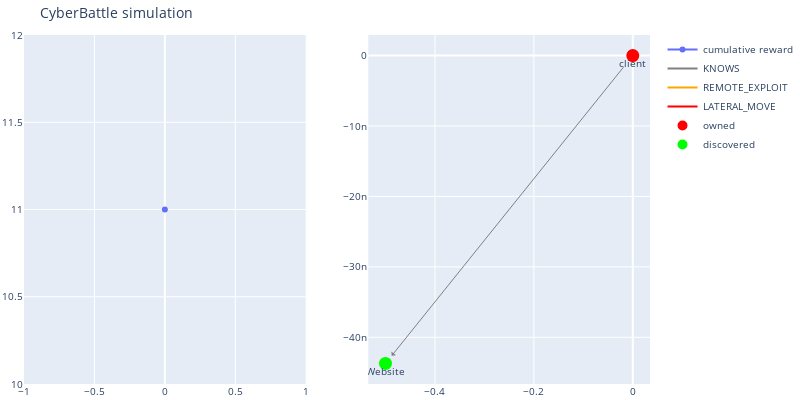
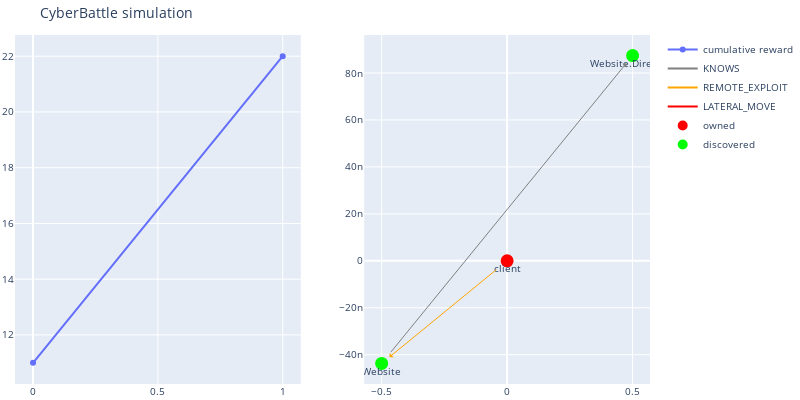
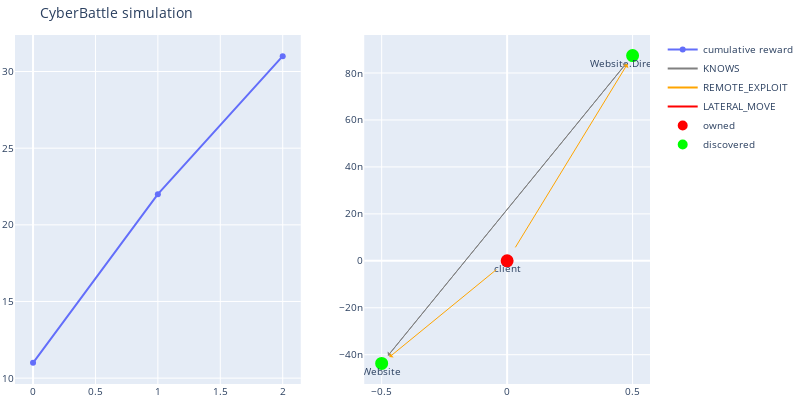
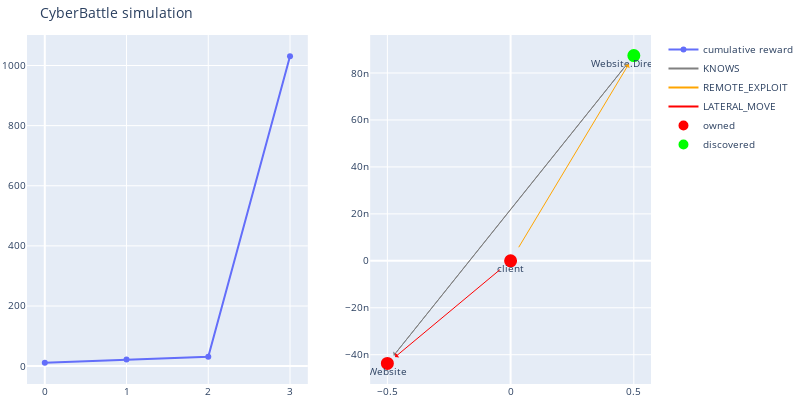

Notebook source saved alongside these figures, in order:
### Code cell
from ipywidgets import interact
import pprint

# initialize the environment

current_o = ctf_env.reset()
wrapped_env = AgentWrapper(ctf_env, ActionTrackingStateAugmentation(ep, current_o))
l = dqn_learning_run['learner']

# Use the trained agent to run the steps one by one

max_steps = 10

# next action suggested by DQL agent
h = []
outputs_on_step= []
total_reward = 0
for i in range(max_steps):
    # run the suggested action
    action_style, gym_action, action_metadata = l.exploit(wrapped_env, current_o)
    if gym_action is None or total_reward > 1000:
        break
    h.append((ctf_env.get_explored_network_node_properties_bitmap_as_numpy(current_o), gym_action))


    current_o, reward, done, info = wrapped_env.step(gym_action)
    total_reward += reward
    if False:
        sign = ['-', '+'][reward > 0]
        sign = [sign, ''][-1e-4 < reward < 1e-4]

        print(f"    {sign} t={i} {action_style} r={reward} cum_reward:{total_reward} "
              f"a={action_metadata}-{gym_action} "
              f"creds={len(current_o['credential_cache_matrix'])} "
              f" {l.stateaction_as_string(action_metadata)}")
     
    outputs_on_step += [current_o]  
    ctf_env.render()
    
#     if True and (i == 0 or i >= max_steps - 3):
#         pprint.pprint(current_o)
#         print()

@interact(step=(0, len(outputs_on_step)-1))
def double_number(step: int):
    pprint.pprint("explored network node " + repr(h[step][0]) + "\n gym_action" + repr(h[step][1]))
    pprint.pprint(outputs_on_step[step])

### Figure 1 — Plotly figure (JSON) as saved in the notebook; plotly's stock layout.template omitted (floating-point values rounded to 4 significant figures)
{"data": [{"name": "cumulative reward", "type": "scatter", "xaxis": "x", "y": [11], "yaxis": "y"}, {"line": {"color": "gray"}, "mode": "lines", "name": "KNOWS", "type": "scatter", "x": [0], "xaxis": "x2", "y": [0], "yaxis": "y2"}, {"line": {"color": "orange"}, "mode": "lines", "name": "REMOTE_EXPLOIT", "type": "scatter", "x": [0], "xaxis": "x2", "y": [0], "yaxis": "y2"}, {"line": {"color": "red"}, "mode": "lines", "name": "LATERAL_MOVE", "type": "scatter", "x": [0], "xaxis": "x2", "y": [0], "yaxis": "y2"}, {"hoverinfo": "text", "marker": {"color": "#D32F2E", "line": {"color": "rgb(255,0,0)", "width": 8}, "size": 5, "symbol": "circle-dot"}, "mode": "markers+text", "name": "owned", "text": ["client"], "textposition": "bottom center", "type": "scatter", "x": [0], "xaxis": "x2", "y": [0], "yaxis": "y2"}, {"hoverinfo": "text", "marker": {"color": "#0e9d00", "line": {"color": "rgb(0,255,0)", "width": 8}, "size": 5, "symbol": "circle-dot"}, "mode": "markers+text", "name": "discovered", "text": ["Website"], "textposition": "bottom center", "type": "scatter", "x": [-0.5], "xaxis": "x2", "y": [-4.371e-08], "yaxis": "y2"}], "layout": {"annotations": [{"align": "center", "arrowcolor": "gray", "arrowhead": 1, "arrowsize": 1, "arrowwidth": 1, "ax": 0, "axref": "x2", "ay": 0, "ayref": "y2", "hovertext": "KNOWS", "opacity": 1, "showarrow": true, "standoff": 10, "startstandoff": 10, "x": -0.5, "xref": "x2", "y": -4.371e-08, "yref": "y2"}], "autosize": false, "font": {"size": 10}, "height": 400, "hovermode": "closest", "margin": {"b": 15, "l": 2, "r": 2, "t": 35}, "showlegend": true, "title": {"text": "CyberBattle simulation"}, "width": 800, "xaxis": {"anchor": "y", "domain": [0, 0.45]}, "xaxis2": {"anchor": "y2", "domain": [0.55, 1]}, "yaxis": {"anchor": "x", "domain": [0, 1]}, "yaxis2": {"anchor": "x2", "domain": [0, 1]}}}

### Figure 2 — Plotly figure (JSON) as saved in the notebook; plotly's stock layout.template omitted (floating-point values rounded to 4 significant figures)
{"data": [{"name": "cumulative reward", "type": "scatter", "xaxis": "x", "y": [11, 22], "yaxis": "y"}, {"line": {"color": "gray"}, "mode": "lines", "name": "KNOWS", "type": "scatter", "x": [0], "xaxis": "x2", "y": [0], "yaxis": "y2"}, {"line": {"color": "orange"}, "mode": "lines", "name": "REMOTE_EXPLOIT", "type": "scatter", "x": [0], "xaxis": "x2", "y": [0], "yaxis": "y2"}, {"line": {"color": "red"}, "mode": "lines", "name": "LATERAL_MOVE", "type": "scatter", "x": [0], "xaxis": "x2", "y": [0], "yaxis": "y2"}, {"hoverinfo": "text", "marker": {"color": "#D32F2E", "line": {"color": "rgb(255,0,0)", "width": 8}, "size": 5, "symbol": "circle-dot"}, "mode": "markers+text", "name": "owned", "text": ["client"], "textposition": "bottom center", "type": "scatter", "x": [0], "xaxis": "x2", "y": [0], "yaxis": "y2"}, {"hoverinfo": "text", "marker": {"color": "#0e9d00", "line": {"color": "rgb(0,255,0)", "width": 8}, "size": 5, "symbol": "circle-dot"}, "mode": "markers+text", "name": "discovered", "text": ["Website", "Website.Directory"], "textposition": "bottom center", "type": "scatter", "x": [-0.5, 0.5], "xaxis": "x2", "y": [-4.371e-08, 8.742e-08], "yaxis": "y2"}], "layout": {"annotations": [{"align": "center", "arrowcolor": "gray", "arrowhead": 1, "arrowsize": 1, "arrowwidth": 1, "ax": -0.5, "axref": "x2", "ay": -4.371e-08, "ayref": "y2", "hovertext": "KNOWS", "opacity": 1, "showarrow": true, "standoff": 10, "startstandoff": 10, "x": 0.5, "xref": "x2", "y": 8.742e-08, "yref": "y2"}, {"align": "center", "arrowcolor": "orange", "arrowhead": 1, "arrowsize": 1, "arrowwidth": 1, "ax": 0, "axref": "x2", "ay": 0, "ayref": "y2", "hovertext": "REMOTE_EXPLOIT", "opacity": 1, "showarrow": true, "standoff": 10, "startstandoff": 10, "x": -0.5, "xref": "x2", "y": -4.371e-08, "yref": "y2"}], "autosize": false, "font": {"size": 10}, "height": 400, "hovermode": "closest", "margin": {"b": 15, "l": 2, "r": 2, "t": 35}, "showlegend": true, "title": {"text": "CyberBattle simulation"}, "width": 800, "xaxis": {"anchor": "y", "domain": [0, 0.45]}, "xaxis2": {"anchor": "y2", "domain": [0.55, 1]}, "yaxis": {"anchor": "x", "domain": [0, 1]}, "yaxis2": {"anchor": "x2", "domain": [0, 1]}}}

### Figure 3 — Plotly figure (JSON) as saved in the notebook; plotly's stock layout.template omitted (floating-point values rounded to 4 significant figures)
{"data": [{"name": "cumulative reward", "type": "scatter", "xaxis": "x", "y": [11, 22, 31], "yaxis": "y"}, {"line": {"color": "gray"}, "mode": "lines", "name": "KNOWS", "type": "scatter", "x": [0], "xaxis": "x2", "y": [0], "yaxis": "y2"}, {"line": {"color": "orange"}, "mode": "lines", "name": "REMOTE_EXPLOIT", "type": "scatter", "x": [0], "xaxis": "x2", "y": [0], "yaxis": "y2"}, {"line": {"color": "red"}, "mode": "lines", "name": "LATERAL_MOVE", "type": "scatter", "x": [0], "xaxis": "x2", "y": [0], "yaxis": "y2"}, {"hoverinfo": "text", "marker": {"color": "#D32F2E", "line": {"color": "rgb(255,0,0)", "width": 8}, "size": 5, "symbol": "circle-dot"}, "mode": "markers+text", "name": "owned", "text": ["client"], "textposition": "bottom center", "type": "scatter", "x": [0], "xaxis": "x2", "y": [0], "yaxis": "y2"}, {"hoverinfo": "text", "marker": {"color": "#0e9d00", "line": {"color": "rgb(0,255,0)", "width": 8}, "size": 5, "symbol": "circle-dot"}, "mode": "markers+text", "name": "discovered", "text": ["Website", "Website.Directory"], "textposition": "bottom center", "type": "scatter", "x": [-0.5, 0.5], "xaxis": "x2", "y": [-4.371e-08, 8.742e-08], "yaxis": "y2"}], "layout": {"annotations": [{"align": "center", "arrowcolor": "gray", "arrowhead": 1, "arrowsize": 1, "arrowwidth": 1, "ax": -0.5, "axref": "x2", "ay": -4.371e-08, "ayref": "y2", "hovertext": "KNOWS", "opacity": 1, "showarrow": true, "standoff": 10, "startstandoff": 10, "x": 0.5, "xref": "x2", "y": 8.742e-08, "yref": "y2"}, {"align": "center", "arrowcolor": "gray", "arrowhead": 1, "arrowsize": 1, "arrowwidth": 1, "ax": 0.5, "axref": "x2", "ay": 8.742e-08, "ayref": "y2", "hovertext": "KNOWS", "opacity": 1, "showarrow": true, "standoff": 10, "startstandoff": 10, "x": -0.5, "xref": "x2", "y": -4.371e-08, "yref": "y2"}, {"align": "center", "arrowcolor": "orange", "arrowhead": 1, "arrowsize": 1, "arrowwidth": 1, "ax": 0, "axref": "x2", "ay": 0, "ayref": "y2", "hovertext": "REMOTE_EXPLOIT", "opacity": 1, "showarrow": true, "standoff": 10, "startstandoff": 10, "x": -0.5, "xref": "x2", "y": -4.371e-08, "yref": "y2"}, {"align": "center", "arrowcolor": "orange", "arrowhead": 1, "arrowsize": 1, "arrowwidth": 1, "ax": 0, "axref": "x2", "ay": 0, "ayref": "y2", "hovertext": "REMOTE_EXPLOIT", "opacity": 1, "showarrow": true, "standoff": 10, "startstandoff": 10, "x": 0.5, "xref": "x2", "y": 8.742e-08, "yref": "y2"}], "autosize": false, "font": {"size": 10}, "height": 400, "hovermode": "closest", "margin": {"b": 15, "l": 2, "r": 2, "t": 35}, "showlegend": true, "title": {"text": "CyberBattle simulation"}, "width": 800, "xaxis": {"anchor": "y", "domain": [0, 0.45]}, "xaxis2": {"anchor": "y2", "domain": [0.55, 1]}, "yaxis": {"anchor": "x", "domain": [0, 1]}, "yaxis2": {"anchor": "x2", "domain": [0, 1]}}}

### Figure 4 — Plotly figure (JSON) as saved in the notebook; plotly's stock layout.template omitted (floating-point values rounded to 4 significant figures)
{"data": [{"name": "cumulative reward", "type": "scatter", "xaxis": "x", "y": [11, 22, 31, 1031], "yaxis": "y"}, {"line": {"color": "gray"}, "mode": "lines", "name": "KNOWS", "type": "scatter", "x": [0], "xaxis": "x2", "y": [0], "yaxis": "y2"}, {"line": {"color": "orange"}, "mode": "lines", "name": "REMOTE_EXPLOIT", "type": "scatter", "x": [0], "xaxis": "x2", "y": [0], "yaxis": "y2"}, {"line": {"color": "red"}, "mode": "lines", "name": "LATERAL_MOVE", "type": "scatter", "x": [0], "xaxis": "x2", "y": [0], "yaxis": "y2"}, {"hoverinfo": "text", "marker": {"color": "#D32F2E", "line": {"color": "rgb(255,0,0)", "width": 8}, "size": 5, "symbol": "circle-dot"}, "mode": "markers+text", "name": "owned", "text": ["client", "Website"], "textposition": "bottom center", "type": "scatter", "x": [0, -0.5], "xaxis": "x2", "y": [0, -4.371e-08], "yaxis": "y2"}, {"hoverinfo": "text", "marker": {"color": "#0e9d00", "line": {"color": "rgb(0,255,0)", "width": 8}, "size": 5, "symbol": "circle-dot"}, "mode": "markers+text", "name": "discovered", "text": ["Website.Directory"], "textposition": "bottom center", "type": "scatter", "x": [0.5], "xaxis": "x2", "y": [8.742e-08], "yaxis": "y2"}], "layout": {"annotations": [{"align": "center", "arrowcolor": "gray", "arrowhead": 1, "arrowsize": 1, "arrowwidth": 1, "ax": -0.5, "axref": "x2", "ay": -4.371e-08, "ayref": "y2", "hovertext": "KNOWS", "opacity": 1, "showarrow": true, "standoff": 10, "startstandoff": 10, "x": 0.5, "xref": "x2", "y": 8.742e-08, "yref": "y2"}, {"align": "center", "arrowcolor": "gray", "arrowhead": 1, "arrowsize": 1, "arrowwidth": 1, "ax": 0.5, "axref": "x2", "ay": 8.742e-08, "ayref": "y2", "hovertext": "KNOWS", "opacity": 1, "showarrow": true, "standoff": 10, "startstandoff": 10, "x": -0.5, "xref": "x2", "y": -4.371e-08, "yref": "y2"}, {"align": "center", "arrowcolor": "red", "arrowhead": 1, "arrowsize": 1, "arrowwidth": 1, "ax": 0, "axref": "x2", "ay": 0, "ayref": "y2", "hovertext": "LATERAL_MOVE", "opacity": 1, "showarrow": true, "standoff": 10, "startstandoff": 10, "x": -0.5, "xref": "x2", "y": -4.371e-08, "yref": "y2"}, {"align": "center", "arrowcolor": "orange", "arrowhead": 1, "arrowsize": 1, "arrowwidth": 1, "ax": 0, "axref": "x2", "ay": 0, "ayref": "y2", "hovertext": "REMOTE_EXPLOIT", "opacity": 1, "showarrow": true, "standoff": 10, "startstandoff": 10, "x": 0.5, "xref": "x2", "y": 8.742e-08, "yref": "y2"}], "autosize": false, "font": {"size": 10}, "height": 400, "hovermode": "closest", "margin": {"b": 15, "l": 2, "r": 2, "t": 35}, "showlegend": true, "title": {"text": "CyberBattle simulation"}, "width": 800, "xaxis": {"anchor": "y", "domain": [0, 0.45]}, "xaxis2": {"anchor": "y2", "domain": [0.55, 1]}, "yaxis": {"anchor": "x", "domain": [0, 1]}, "yaxis2": {"anchor": "x2", "domain": [0, 1]}}}
